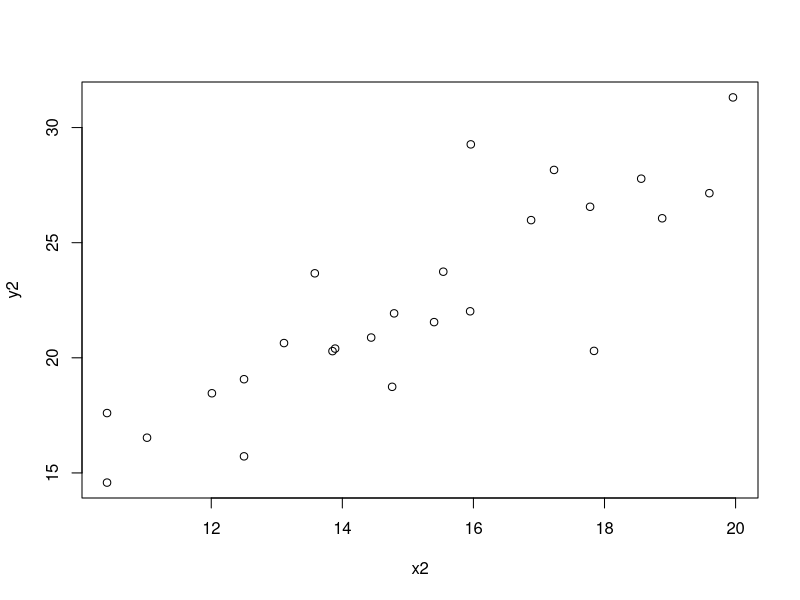
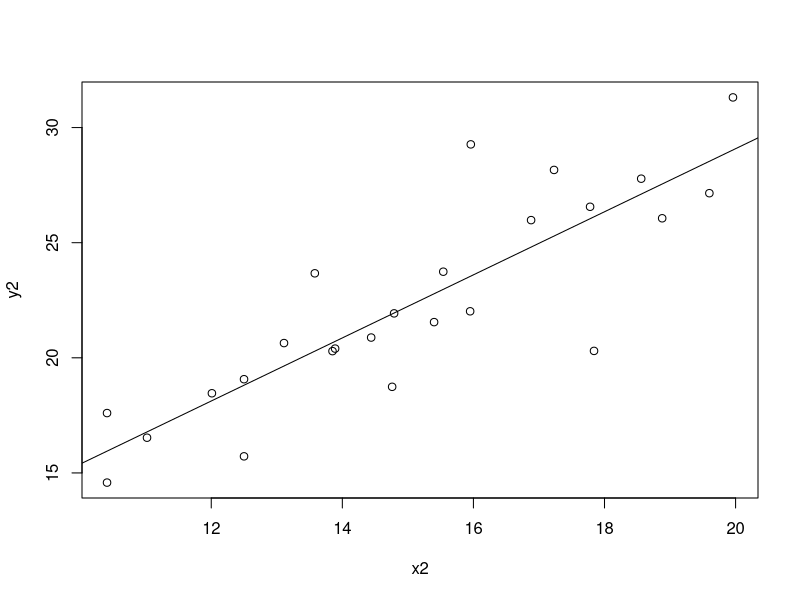
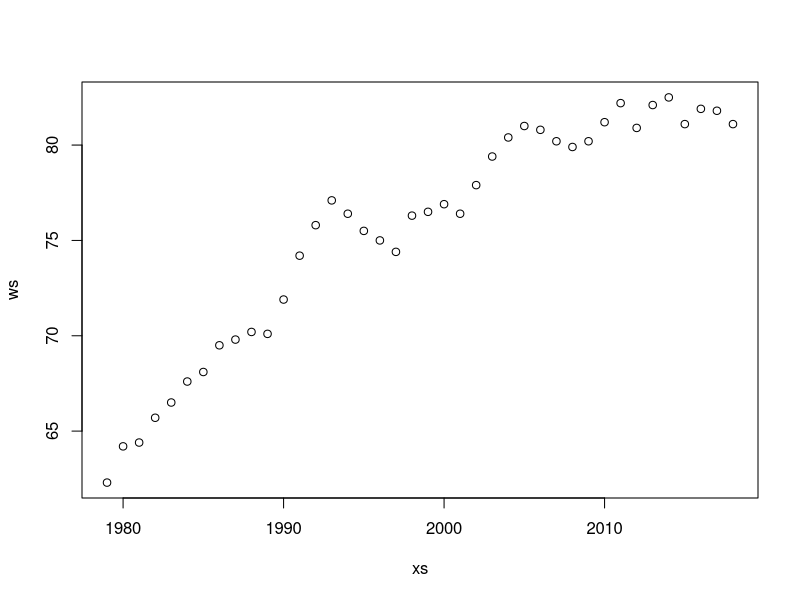
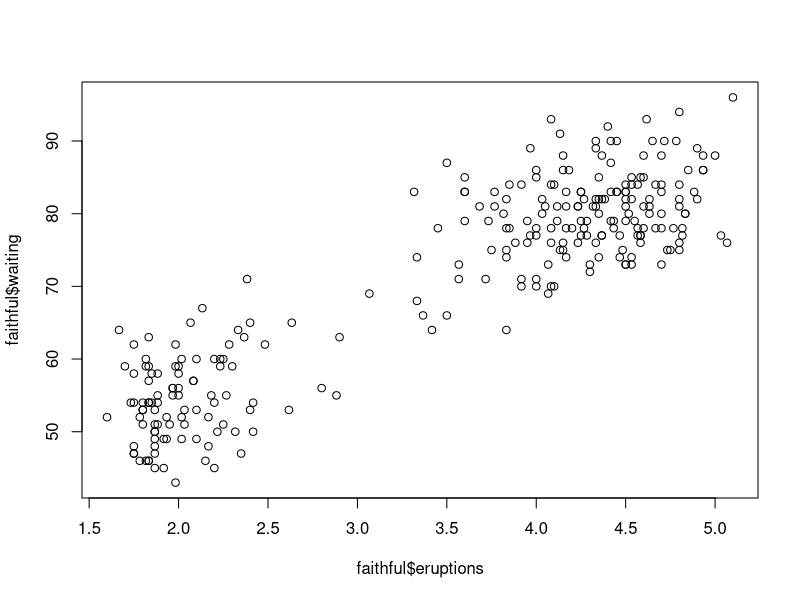
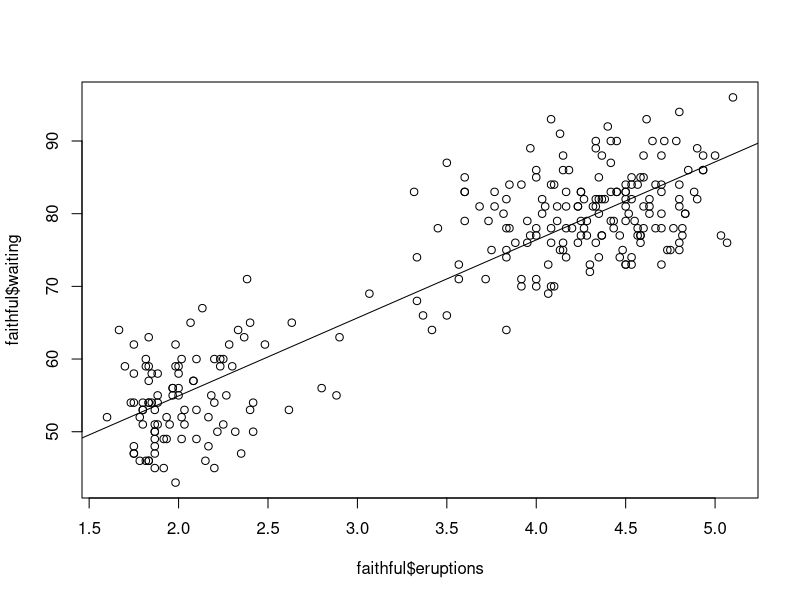

The R source for these figures, in order:
## ---- chunk 1
knitr::opts_chunk$set(echo = TRUE)
## ---- chunk 2
x2 <- c(17.84, 14.44, 19.60, 11.02, 18.56, 10.41, 10.41, 14.76, 19.96, 13.58, 16.88, 17.23, 13.85, 12.50, 13.11, 12.01, 14.79, 17.78, 15.96, 18.88, 12.50, 13.89, 15.54, 15.95, 15.40)

y2 <- c(20.30, 20.88, 27.15, 16.53, 27.78, 17.60, 14.58, 18.74, 31.31, 23.67, 25.98, 28.16, 20.29, 19.07, 20.64, 18.46, 21.93, 26.56, 29.27, 26.06, 15.72, 20.40, 23.74, 22.02, 21.55)
## ---- chunk 3
plot(y2~x2)
## ---- chunk 4
cor(x2, y2)
## ---- chunk 5
plot(y2~x2)
abline(lm(y2~x2))
## ---- chunk 6
ws <- c(62.3, 64.2, 64.4, 65.7, 66.5, 67.6, 68.1, 69.5, 69.8, 70.2, 70.1, 71.9, 74.2, 75.8, 77.1, 76.4, 75.5, 75.0, 74.4, 76.3, 76.5, 76.9, 76.4, 77.9, 79.4, 80.4, 81.0, 80.8, 80.2, 79.9, 80.2, 81.2, 82.2, 80.9, 82.1, 82.5, 81.1, 81.9, 81.8, 81.1)
## ---- chunk 7
xs <- seq(1979, 2018)
plot(ws~xs)
## ---- chunk 8
cor(ws, xs)
## ---- chunk 9
ws.lm <- lm(ws~xs)
summary(ws.lm)
## ---- chunk 10
plot(faithful$waiting~faithful$eruptions)
## ---- chunk 11
plot(faithful$waiting~faithful$eruptions)
abline(lm(faithful$waiting~faithful$eruptions))
## ---- chunk 12
f.lm <- lm(faithful$waiting~faithful$eruptions)
summary(f.lm)
## ---- chunk 13
10.7296 + qt(0.975, 270) * 0.3148
10.7296 - qt(0.975, 270) * 0.3148
